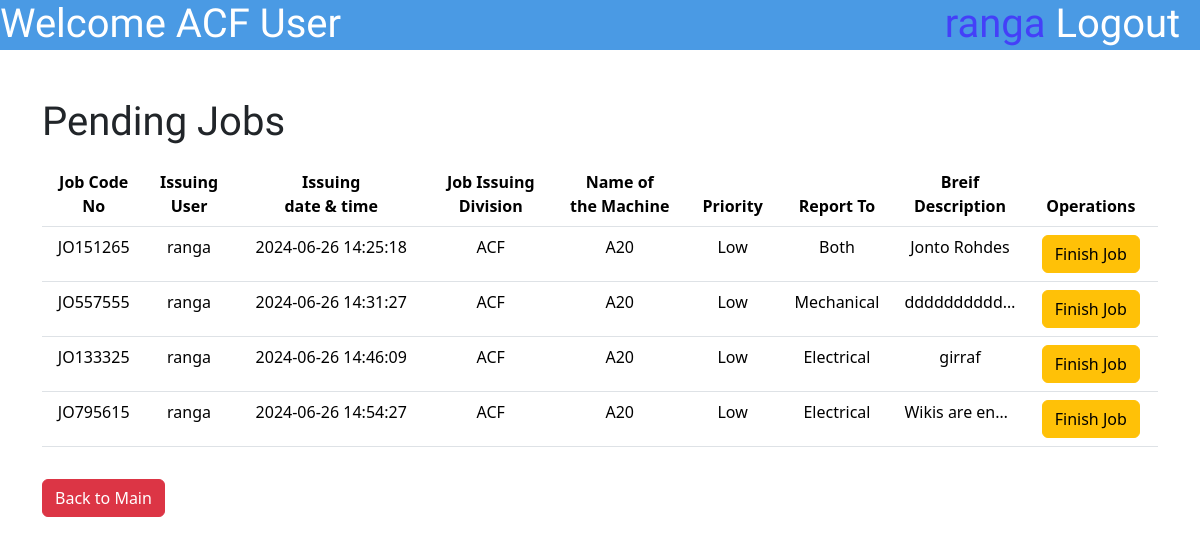
The page /PUser/DisplayStartedJoblistPuser.php (signed in) on the database as committed earlier.
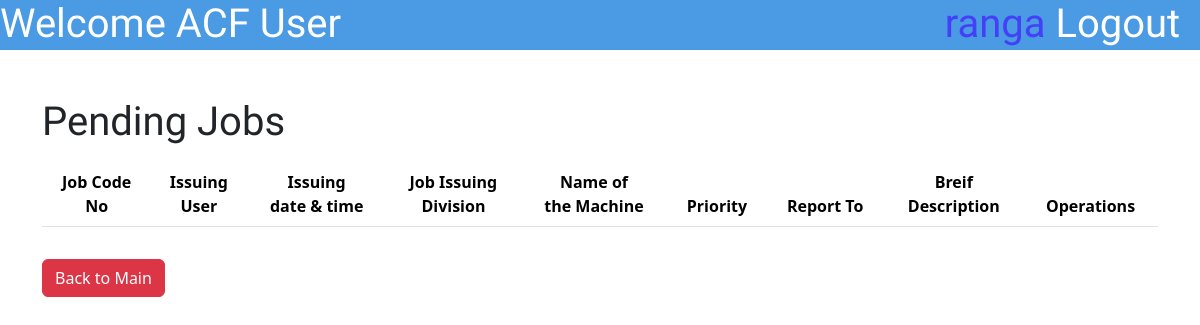
The same page on the database as committed later.
### tables this page shows
CREATE TABLE `jobdatasheet` (
  `id` int(10) NOT NULL,
  `JobCodeNo` varchar(100) NOT NULL,
  `JobPostingDateTime` varchar(50) NOT NULL,
  `JobPostingDev` enum('ACF','CCF','DR','Flexible','Aluminium Rodmill','Ceylon Copper') NOT NULL,
  `MachineName` varchar(255) NOT NULL,
  `Priority` enum('High','Low','Critical','') NOT NULL,
  `ReportTo` enum('Electrical','Mechanical','Both','') NOT NULL,
  `BDescription` varchar(500) NOT NULL,
  `Username` varchar(50) NOT NULL,
  `JobStatusE` enum('Pending','Started','Finished','Approved','NA') NOT NULL,
  `JobStatusM` enum('Pending','Started','Finished','Approved','NA') NOT NULL,
  `Approval` enum('Pending Approval','Not Approved','Approved','') NOT NULL,
  `FinishedCommentE` varchar(255) DEFAULT NULL,
  `FinishedCommentM` varchar(500) DEFAULT NULL,
  `TransferCommentE` varchar(500) DEFAULT NULL,
  `TransferCommentM` varchar(500) DEFAULT NULL,
  `ApproveComment` varchar(1000) DEFAULT NULL,
  `DisapproveComment` varchar(1000) DEFAULT NULL,
  `DownTime` varchar(500) DEFAULT NULL,
  `TryCount` int(10) DEFAULT NULL
);

### PUser/DisplayStartedJoblistPuser.php (the view, shortened to what this page needs)
<?php
include '../connect.php';
?>
<!DOCTYPE html>
<html lang="en">
<head>
    <link href="https://cdn.jsdelivr.net/npm/bootstrap@5.3.3/dist/css/bootstrap.min.css" rel="stylesheet"
>
    <link rel="stylesheet" href="\MaintananceJobCard\styles\SubmitJobstyle.css">
</head>
<body>
    <div class="topbar">
        <h1 class="topbar-text">Welcome <?php echo $_SESSION['workplace'] ?> User</h1>
        <a href="\MaintananceJobCard\logout.php">
            <h1 class="topbar-logout">Logout &nbsp</h1>
        </a>
        <h1 class="topbar-username"><?php echo $_SESSION['username'] ?>&nbsp</h1>
    </div>
    <div class="container mt-5 ">
        <div class="mt-5">
            <h1>Pending Jobs</h1>
            <table class="table table-hover mt-3">
                <thead>
                    <tr>
                        <th scope="col">Job Code <br>No</th>
                        <th scope="col">Issuing<br>User</th>
                        <th scope="col">Issuing <br>date & time</th>
                        <th scope="col">Job Issuing<br> Division</th>
                        <th scope="col">Name of<br> the Machine</th>
                        <th scope="col">Priority</th>
                        <th scope="col">Report To</th>
                        <th scope="col">Breif <br>Description</th>
                        <th scope="col">Operations</th>
                    </tr>
                </thead>
                <tbody>
                    <?php
                    $workplace = $_SESSION['workplace'];
                    $sql = "Select * from `jobdatasheet` where JobPostingDev='$workplace' ";
                    $result = mysqli_query($con, $sql);
                    while ($row = mysqli_fetch_assoc($result)) {
                        $id = $row['id'];
                        $JobCodeNo = $row['JobCodeNo'];
                        $username = $_SESSION['username'];
                        $JobIssuingDateTime = $row['JobPostingDateTime'];
                        $JobIssuingDivision = $row['JobPostingDev'];
                        $MachineName = $row['MachineName'];
                        $priority = $row['Priority'];
                        $ReportTo = $row['ReportTo'];
                        $BriefDescription = $row['BDescription'];
                        echo
                            "
     <tr>
        <td>$JobCodeNo</td>
        <td>$username</td>
        <td>$JobIssuingDateTime</td>
        <td>$JobIssuingDivision</td>
        <td>$MachineName</td>
        <td>$priority</td>
        <td>$ReportTo</td>
        <td style='white-space: nowrap; text-overflow:ellipsis; overflow: hidden; max-width:1px;'>$BriefDescription</td>
       <td><a href='\MaintananceJobCard\PUser\UpdateDeleteJob.php?updateid=$id' class='btn btn-warning'>Finish Job</a></td>
      </tr>
      ";
                    } ?>
                </tbody>
            </table>
            <button type="back" class="btn btn-danger mt-3" name="back"><a
                    href="\MaintananceJobCard\PUser\indexPUser.php" style="text-decoration:none;color:white">Back to
                    Main</a></button>
        </div>
    </div>
</body>
</body>

### styles/SubmitJobstyle.css (style rules this page uses)
div.topbar { height: 50px; width: 100%; background-color: #4A9AE4; }
h1.topbar-text { float: left; font-family: "Jockey One", sans-serif; color: white; }
h1.topbar-username { float: right; font-family: "Jockey One", sans-serif; color: #4440F8; }
h1.topbar-logout { float: right; font-family: "Jockey One", sans-serif; color: white; }

### PUser/DisplayStartedJoblistPuser.php (style rules this page uses)
h1 { font-family: "Jockey One", sans-serif; }
th, td { text-align: center; }

Rows that differ between the two databases and show on the page:
removed jobdatasheet: JobCodeNo "JO151265", username "ranga", JobPostingDateTime "2024-06-26 14:25:18", JobPostingDev "ACF", MachineName "A20", Priority "Low", ReportTo "Both", BDescription "Jonto Rohdes"
removed jobdatasheet: JobCodeNo "JO557555", username "ranga", JobPostingDateTime "2024-06-26 14:31:27", JobPostingDev "ACF", MachineName "A20", Priority "Low", ReportTo "Mechanical", BDescription "ddddddddd…"
removed jobdatasheet: JobCodeNo "JO133325", username "ranga", JobPostingDateTime "2024-06-26 14:46:09", JobPostingDev "ACF", MachineName "A20", Priority "Low", ReportTo "Electrical", BDescription "girraf"
removed jobdatasheet: JobCodeNo "JO795615", username "ranga", JobPostingDateTime "2024-06-26 14:54:27", JobPostingDev "ACF", MachineName "A20", Priority "Low", ReportTo "Electrical", BDescription "Wikis are en…"
